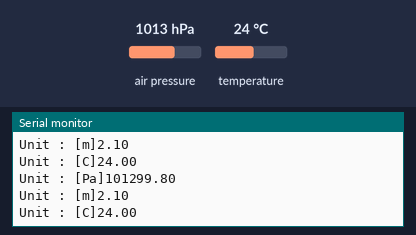
A sketch run on a simulated Arduino Uno, built with avr-gcc and run on an emulated ATmega328P. On the bench: the last lines printed to the serial monitor. Wiring (inferred from the names in the program): BMP280 pressure sensor at I2C address 0x77. The inputs (shaded band) are chosen by the test bench; at power-on: air pressure 1013 hPa, temperature 24 °C.

Above: at 1.2 s.
1.3 s: air pressure set to 952 hPa
At 1.86 s:
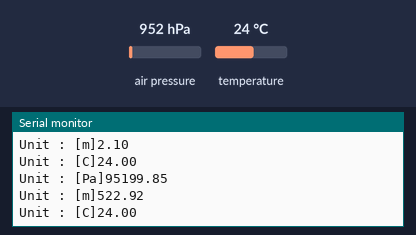
2.8 s: temperature set to 12 °C
At 3.38 s:
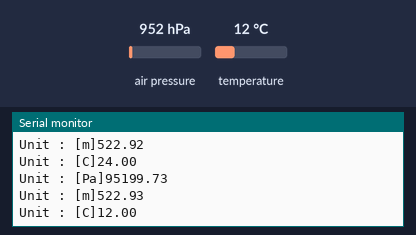
4.3 s: air pressure set to 975 hPa
At 4.9 s:
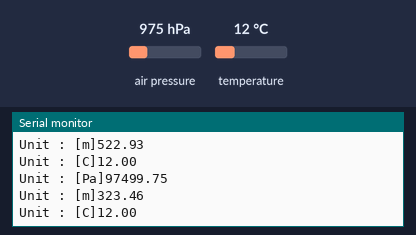
Timing chart, 0 to 7.3 s (numbered marks = the images above; inputs shaded):
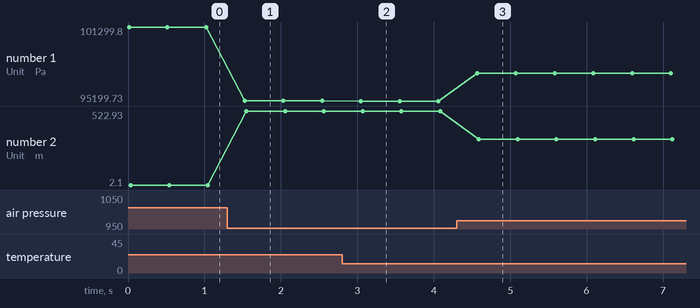

The sketch:

BMP280.ino
```cpp
/**
 *
 *   Created By Dreamwalker;
 *   Create Date : 2017. 02. 06
 *
 *   BMP280 Reading Code .
 *
 */

#include <Wire.h>
#include "Arduino.h"
#include <math.h>

#define BMP280_ADDRESS  0x77
#define BMP280_CHIPID   0x58

const float seaLevelhPa = 1013.25f;
int32_t t_fine;

enum{

      BMP280_REGISTER_DIG_T1              = 0x88,
      BMP280_REGISTER_DIG_T2              = 0x8A,
      BMP280_REGISTER_DIG_T3              = 0x8C,

      BMP280_REGISTER_DIG_P1              = 0x8E,
      BMP280_REGISTER_DIG_P2              = 0x90,
      BMP280_REGISTER_DIG_P3              = 0x92,
      BMP280_REGISTER_DIG_P4              = 0x94,
      BMP280_REGISTER_DIG_P5              = 0x96,
      BMP280_REGISTER_DIG_P6              = 0x98,
      BMP280_REGISTER_DIG_P7              = 0x9A,
      BMP280_REGISTER_DIG_P8              = 0x9C,
      BMP280_REGISTER_DIG_P9              = 0x9E,

      BMP280_REGISTER_CHIPID              = 0xD0,
      BMP280_REGISTER_VERSION             = 0xD1,
      BMP280_REGISTER_SOFTRESET           = 0xE0,

      BMP280_REGISTER_CAL26               = 0xE1,  // R calibration stored in 0xE1-0xF0

      BMP280_REGISTER_CONTROL             = 0xF4,
      BMP280_REGISTER_CONFIG              = 0xF5,
      BMP280_REGISTER_PRESSUREDATA        = 0xF7,
      BMP280_REGISTER_TEMPDATA            = 0xFA,
};

typedef struct
{
      uint16_t dig_T1;
      int16_t  dig_T2;
      int16_t  dig_T3;

      uint16_t dig_P1;
      int16_t  dig_P2;
      int16_t  dig_P3;
      int16_t  dig_P4;
      int16_t  dig_P5;
      int16_t  dig_P6;
      int16_t  dig_P7;
      int16_t  dig_P8;
      int16_t  dig_P9;

      uint8_t  dig_H1;
      int16_t  dig_H2;
      uint8_t  dig_H3;
      int16_t  dig_H4;
      int16_t  dig_H5;
      int8_t   dig_H6;

} bmp280_calib_data;

bmp280_calib_data  bmp280_calib;

void setup() {
  // put your setup code here, to run once:
  Serial.begin(9600);
  Serial.println(F("BMP280 test"));
  bmp280_Write(BMP280_REGISTER_CONTROL, 0x3F);
  readCoefficients();

}

void loop() {
  // put your main code here, to run repeatedly:\

  Serial.print("Unit : [Pa]"); Serial.println(readPressure());
  Serial.print("Unit : [m]"); Serial.println(readAltitude(seaLevelhPa));
  Serial.print("Unit : [C]"); Serial.println(readTemp());

  delay(500);
}
void bmp280_Write(byte reg, byte value)
{
    Wire.begin();
    Wire.beginTransmission(BMP280_ADDRESS);
    Wire.write((uint8_t)reg);
    Wire.write((uint8_t)value);
    Wire.endTransmission();
}
uint16_t bmp280_read16(byte reg)
{
    uint16_t value;

    Wire.beginTransmission(BMP280_ADDRESS);
    Wire.write((uint8_t)reg);
    Wire.endTransmission();
    Wire.requestFrom(BMP280_ADDRESS,2);
    value = (Wire.read() << 8) | Wire.read();

    return value;
}

int16_t readS16(byte reg)
{
  return (int16_t)bmp280_read16(reg);

}

int16_t readS16_LE(byte reg)
{
  return (int16_t)read16_LittleEndian(reg);

}


uint16_t read16_LittleEndian(byte reg) {
  uint16_t temp = bmp280_read16(reg);
  return (temp >> 8) | (temp << 8);
}

uint32_t bmp280_read24(byte reg)
{
    uint32_t value;

    Wire.beginTransmission(BMP280_ADDRESS);
    Wire.write((uint8_t)reg);
    Wire.endTransmission();
    Wire.requestFrom(BMP280_ADDRESS, 3);

    value = Wire.read();
    value <<= 8;
    value |= Wire.read();
    value <<= 8;
    value |= Wire.read();

    return value;
}

void readCoefficients(void)
{
    bmp280_calib.dig_T1 = read16_LittleEndian(BMP280_REGISTER_DIG_T1);
    bmp280_calib.dig_T2 = readS16_LE(BMP280_REGISTER_DIG_T2);
    bmp280_calib.dig_T3 = readS16_LE(BMP280_REGISTER_DIG_T3);

    bmp280_calib.dig_P1 = read16_LittleEndian(BMP280_REGISTER_DIG_P1);
    bmp280_calib.dig_P2 = readS16_LE(BMP280_REGISTER_DIG_P2);
    bmp280_calib.dig_P3 = readS16_LE(BMP280_REGISTER_DIG_P3);
    bmp280_calib.dig_P4 = readS16_LE(BMP280_REGISTER_DIG_P4);
    bmp280_calib.dig_P5 = readS16_LE(BMP280_REGISTER_DIG_P5);
    bmp280_calib.dig_P6 = readS16_LE(BMP280_REGISTER_DIG_P6);
    bmp280_calib.dig_P7 = readS16_LE(BMP280_REGISTER_DIG_P7);
    bmp280_calib.dig_P8 = readS16_LE(BMP280_REGISTER_DIG_P8);
    bmp280_calib.dig_P9 = readS16_LE(BMP280_REGISTER_DIG_P9);
}

// Returns temperature in DegC, resolution is 0.01 DegC. Output value of “5123” equals 51.23 DegC.
// t_fine carries fine temperature as global value

float readTemp(void)
{
  int32_t var1, var2;

  int32_t adc_T = bmp280_read24(BMP280_REGISTER_TEMPDATA);
  adc_T >>= 4;

  var1  = ((((adc_T >> 3) - ((int32_t)bmp280_calib.dig_T1 << 1 ))) * ((int32_t)bmp280_calib.dig_T2)) >> 11;

  var2  = (((((adc_T >> 4) - ((int32_t)bmp280_calib.dig_T1)) * ((adc_T >> 4) - ((int32_t)bmp280_calib.dig_T1))) >> 12) *
     ((int32_t)bmp280_calib.dig_T3)) >> 14;

  t_fine = var1 + var2;

  float T  = (t_fine * 5 + 128) >> 8;
  return T/100;
}

// Returns pressure in Pa as unsigned 32 bit integer in Q24.8 format (24 integer bits and 8 fractional bits).
// Output value of “24674867” represents 24674867/256 = 96386.2 Pa = 963.862 hPa

float readPressure(void) {

  int64_t var1, var2, p;

  // Must be done first to get the t_fine variable set up
  readTemp();

  int32_t adc_P = bmp280_read24(BMP280_REGISTER_PRESSUREDATA);
  adc_P >>= 4;

  var1 = ((int64_t)t_fine) - 128000;
  var2 = var1 * var1 * (int64_t)bmp280_calib.dig_P6;
  var2 = var2 + ((var1*(int64_t)bmp280_calib.dig_P5)<<17);
  var2 = var2 + (((int64_t)bmp280_calib.dig_P4)<<35);
  var1 = ((var1 * var1 * (int64_t)bmp280_calib.dig_P3) >> 8) + ((var1 * (int64_t)bmp280_calib.dig_P2) << 12);
  var1 = (((((int64_t)1) << 47)+var1))*((int64_t)bmp280_calib.dig_P1) >> 33;

  if (var1 == 0) {
    return 0;  // avoid exception caused by division by zero
  }
  p = 1048576 - adc_P;
  p = (((p<<31) - var2)*3125) / var1;
  var1 = (((int64_t)bmp280_calib.dig_P9) * (p >> 13) * (p >> 13)) >> 25;
  var2 = (((int64_t)bmp280_calib.dig_P8) * p) >> 19;

  p = ((p + var1 + var2) >> 8) + (((int64_t)bmp280_calib.dig_P7) << 4);
  return (float)p/256;
}

float readAltitude(const float seaLevelhPa) {

  float altitude;

  float pressure = readPressure(); // in Si units for Pascal
  pressure /= 100;

  altitude = 44330 * (1.0 - pow(pressure / seaLevelhPa, 0.1903));

  return altitude;
}
```

Measured:
- after the input at 1.3 s, the serial monitor: prints a new line after 0.23 s (image 1)
- after the input at 2.8 s, the serial monitor: prints a new line after 0.25 s (image 2)
- after the input at 4.3 s, the serial monitor: prints a new line after 0.27 s (image 3)
- plotted number 1: 101299.8 → 95199.85 after the input at 1.3 s, 95199.85 → 95199.73 after the input at 2.8 s, 95199.73 → 97499.75 after the input at 4.3 s
- plotted number 2: 2.1 → 522.92 after the input at 1.3 s, 522.92 → 522.93 after the input at 2.8 s, 522.93 → 323.46 after the input at 4.3 s
